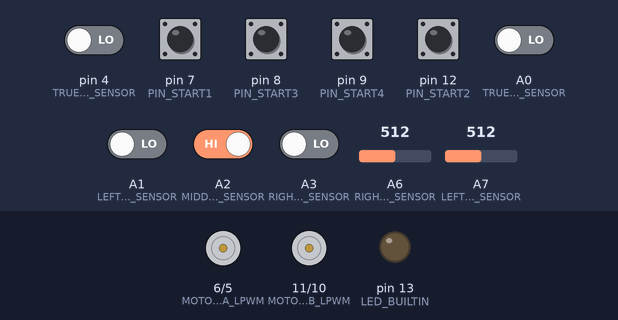
This sketch was run on a simulated Arduino Nano, built with avr-gcc and run on an emulated ATmega328P. Shown: motor-driver pin pairs drawn as motors (green arrow = first pin HIGH = forward, orange = second pin HIGH = backward, longer = more drive), output pins drawn as LEDs (lit = HIGH). Dashed ring = blinking. The test bench sets the inputs (shaded band); at power-on: A2 (MIDDLE_IR_SENSOR), pin 7 (PIN_START1), pin 8 (PIN_START3), pin 9 (PIN_START4), pin 12 (PIN_START2) HIGH, A0 (TRUERIGHT_IR_SENSOR), A1 (LEFT_IR_SENSOR), A3 (RIGHT_IR_SENSOR), pin 4 (TRUELEFT_IR_SENSOR) LOW, A6 (RIGHT_EDGE_SENSOR) = 512, A7 (LEFT_EDGE_SENSOR) = 512.

Above: at 1.3 s.
1.4 s: pin 7 (PIN_START1) pulled LOW for 0.15 s
At 1.8 s:
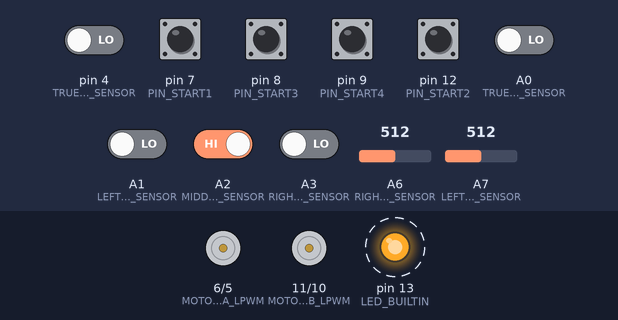
At 4.46 s:
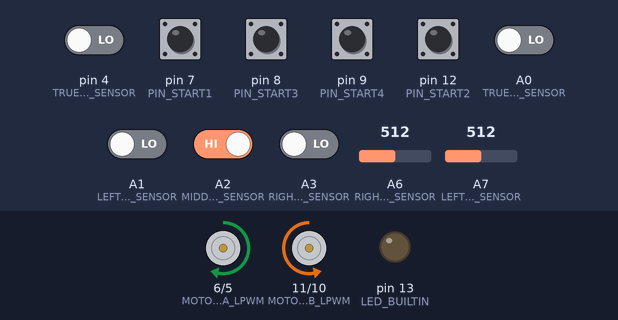
4.5 s: A6 (RIGHT_EDGE_SENSOR) set to 122
At 4.7 s:
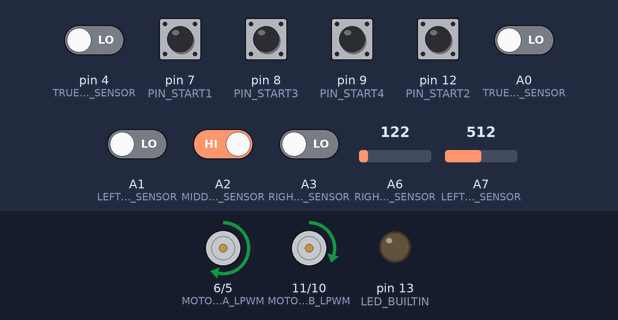
7.5 s: A7 (LEFT_EDGE_SENSOR) set to 122
10.5 s: A6 (RIGHT_EDGE_SENSOR) set to 306
13.5 s: A7 (LEFT_EDGE_SENSOR) set to 306
15.4 s: A2 (MIDDLE_IR_SENSOR) driven LOW
At 17.1 s:
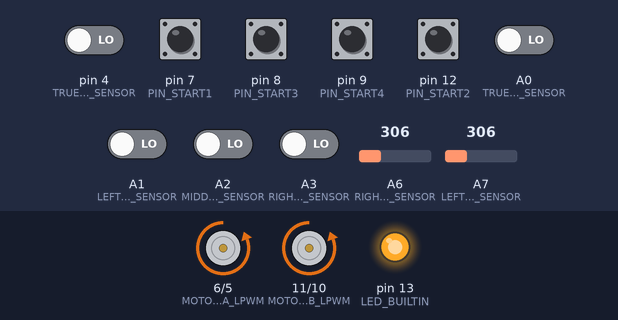
Timing chart, 0 to 18.4 s (numbered marks = the images above; inputs shaded):
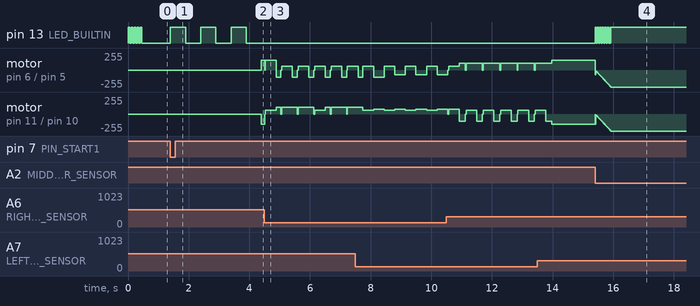

The sketch:

SUMOROBOTCODEV8_1_34.ino
```cpp
/*8-12-2023 buanG MPU6050, TUKAR SENSOR fs80Nk
*/

char str[4];
char buf[11];
String cond;
//-------------------- PIN DEFINITION TENGOK ROBOT DARI TAYAR untuk tau left right
#define RIGHT_IR_SENSOR A3
#define MIDDLE_IR_SENSOR A2 //tukar dari A1
#define LEFT_IR_SENSOR A1
#define TRUERIGHT_IR_SENSOR A0
#define TRUELEFT_IR_SENSOR  4  // tukar dariA4, A4 & A5 for i2c MPU6050
#define RIGHT_EDGE_SENSOR A6
#define LEFT_EDGE_SENSOR A7
#define PIN_START1 7 // 7
#define PIN_START2 12 //8
#define PIN_START3 8 //9
#define PIN_START4 9//12
#define MOTOR_A_RPWM 5
#define MOTOR_A_LPWM 6
#define MOTOR_B_RPWM 10
#define MOTOR_B_LPWM 11


//-------------------- END OFF PIN DEFINITION

#define motorOn 1 //------------------------------ sini kalau nak off motor
#define thold_edge 200
#define thold_turn 160
#define thold_obs 1


const int delayloophit = 10, delayturn = 10, delayBackward = 300, delayloophitonce = 6;
int pwmVal = 90;
const int pwmRev = 60;
const int pwmTurn = 70;
const int pwmTurnFast = 150;// turning to opponent
const int pwmTurnFast2 = 105;
const int pwmHit = 255;

int trueRight, rightIR, middleIR, trueLeft, leftIR, rightEdgeIR, leftEdgeIR ;
int detectOppo = 0;
int toaccel = 1;
int toHit;
float initAngleY, angleY;
const int Strategy = 1;
const int tracerOnly = 0;
const int serialOn = 0;
int state = 0;
int teststate = 0;//test initial method infinitely

void setup() {
  // u8g2.begin();
  if (serialOn == 1) {
    Serial.begin(9600);
  }
  // Configure pin modes
  //Wire.begin();
  //mpu6050.begin();
  // mpu6050.calcGyroOffsets(true);
  pinMode(PIN_START1, INPUT_PULLUP);
  pinMode(PIN_START2, INPUT_PULLUP);
  pinMode(PIN_START3, INPUT_PULLUP);
  pinMode(PIN_START4, INPUT_PULLUP);
  pinMode(RIGHT_IR_SENSOR, INPUT);
  pinMode(MIDDLE_IR_SENSOR, INPUT_PULLUP);
  pinMode(LEFT_IR_SENSOR, INPUT);
  pinMode(RIGHT_EDGE_SENSOR, INPUT);
  pinMode(LEFT_EDGE_SENSOR, INPUT);
  pinMode(TRUERIGHT_IR_SENSOR, INPUT);
  pinMode(TRUELEFT_IR_SENSOR, INPUT);
  pinMode(LED_BUILTIN, OUTPUT);
  digitalWrite(LED_BUILTIN, LOW);
  pinMode(MOTOR_A_RPWM, OUTPUT);
  pinMode(MOTOR_A_LPWM, OUTPUT);
  pinMode(MOTOR_B_RPWM, OUTPUT);
  pinMode(MOTOR_B_LPWM, OUTPUT);

  for (int i = 0; i < 5; i++) { //Blinking to show it is ready to start
    digitalWrite(13, HIGH); delay(50);
    digitalWrite(13, LOW); delay(50);
  }
  testinit();

}
void testinit() {

  while (state == 0) {
    if (digitalRead(PIN_START1) == 0) {
      delaytime(3);// how many seconds
      if (serialOn == 1) {
        Serial.println("No1");
      }
      //turnLeft(255); delay(100);
      state = 0;
      break;
    }
    else if (digitalRead(PIN_START2) == 0) {
      if (serialOn == 1) {
        Serial.println("No2");
      }
      delaytime(3);// how many seconds
      turnLeft(255); delay(200);
      state = 0;
      break;
    }

    else if (digitalRead(PIN_START3) == 0) {
      if (serialOn == 1) {
        Serial.println("No3");
      }

      delaytime(3);// how many seconds
      turnLeft(255); delay(200);

      state = 0;
      break;
    }

    else if (digitalRead(PIN_START4) == 0) {
      if (serialOn == 1) {
        Serial.println("No4");
      }
      delaytime(3);// how many seconds
      state = 0;
      break;
    }
    //delay(10);
  }
}
void delaytime(int cycle) {
  for (int xstart = 0; xstart < cycle; xstart++)
  {
    digitalWrite(LED_BUILTIN, HIGH);
    delay(500);
    digitalWrite(LED_BUILTIN, LOW);
    delay(500); //competition rules 3 second//competition rules 3 second IIUMRC
  }
}
void loop() {
  if (teststate == 1) {
    //state = 0;
    Stop();
    testinit();
  }
  else {
    loopActualBattle();  // actual battle
    //loop2(); //check motion
    //loop3(); //sensorsonly
  }
}

void loopActualBattle() {
  readSensors();

  // Edge detection ---- IF VALUE LESS then 100 (value is higher if detect white line (if near) OR no obstacle(far from floor))
  if ((rightEdgeIR < thold_edge) && (leftEdgeIR > thold_edge)) {//&& (middleIR == 0)
    // Move backward
    toaccel = 1; //ready to accelerate
    cond = "White line 1!";
    printSerial();
    Stop(); delay(30);
    reverse(pwmRev); delay(350);
    turnLeft(pwmTurnFast2); delay(160);

  }

  else if ((leftEdgeIR < thold_edge) && (rightEdgeIR > thold_edge)) {//&& (middleIR == 0)
    // Move backward
    toaccel = 1; //ready to accelerate
    cond = "White line 2!";
    printSerial();
    Stop(); delay(30);
    reverse(pwmRev); delay(350);
    turnRight(pwmTurnFast2); delay(190);
  }

  if ((rightEdgeIR < thold_edge) && (leftEdgeIR < thold_edge)) {//&& (middleIR == 0)
    // Move backward
    toaccel = 1; //ready to accelerate
    cond = "White line 3!";
    printSerial();

    reverse(pwmRev); delay(350);
    turnLeft(pwmTurn); delay(350);

  }

  //   Ende of EDGE DETECTION----------------------------------------

  // enemy on Right, turn Right
  if (((trueRight == 1) || (rightIR  == 1)) && (middleIR == 0) && (rightEdgeIR > thold_edge) && (leftEdgeIR > thold_edge)) {
    cond = "Turn Right";
    printSerial();
    turnRight(pwmTurnFast);
    delay(delayturn);
    toaccel = 1;
    //Stop();
  }
  // got enemy infront, move forward
  else if ((middleIR == 1) && ((rightEdgeIR > thold_edge) && (leftEdgeIR > thold_edge))) { // && (rightEdgeIR > thold_edge) && (leftEdgeIR > thold_edge)
    cond = "Attack!!";
    printSerial();
    if (tracerOnly == 0) {
      //Stop();//moveForward(pwmHit);

      AccelForward(pwmHit);
      //toHit=0;
    }
  }

  //enemy on left, turn left
  else if (((trueLeft == 1) || (leftIR == 1)) && (middleIR == 0) && (rightEdgeIR > thold_turn) && (leftEdgeIR > thold_edge)) {
    cond = "Turn left";
    printSerial();
    turnLeft(pwmTurnFast);
    delay(delayturn);
    toaccel = 1;
    //Stop();
  }

  else if ( (tracerOnly == 0) && (rightIR == 0) && (middleIR == 0) && (leftIR == 0) && (rightEdgeIR > thold_edge) && (leftEdgeIR > thold_edge)) {
    //Strategy 1 moveforward while searching and destroy
    //Strategy 2 tornado
    //Strategy 3 movefor
    cond = "strategy ";
    printSerial();
    if (tracerOnly == 0) {
      switch (Strategy) {
        case 1:
          moveForward(pwmVal); delay(10);
          break;
        case 2:
          turnRight(pwmTurnFast); delay(20);
          break;
        case 3:
          // statements
          break;
        default:
          // statements
          break;
      }
      toaccel = 1;
    }

    //Stop(); delay(50);
  }
  else {
    if (tracerOnly == 1) {
      Stop();
      cond = "stop";
      printSerial();
      toaccel = 1;
    }
  }
} //end loop 1

void delay10withupdate(int cycle) {
  for (int i = 0; i < cycle; i++) {
    delay(10);
    //mpu6050.update();
  }

}
void AccelForward(int valspeed) {
  if (motorOn == 1) {
    if (toaccel == 1) { //prevent flipping when hitting
      int xled = 0;
      for (int aspeed = 0; aspeed <= (valspeed ); aspeed = aspeed + 5) {
        xled++;
        if ( (xled % 2) == 1) {
          digitalWrite(LED_BUILTIN, LOW);
        }
        else {
          digitalWrite(LED_BUILTIN, HIGH);
        }
        analogWrite(MOTOR_A_LPWM, 0);// delay(1);
        analogWrite(MOTOR_A_RPWM, aspeed); //delay(1);
        analogWrite(MOTOR_B_LPWM, 0); //delay(1);
        analogWrite(MOTOR_B_RPWM, aspeed); //delay(1);
        readSensors();
        delay(delayloophit);
        if ((middleIR == 0) || ((rightEdgeIR < thold_edge) || (leftEdgeIR < thold_edge))) {
          Stop();
          break;
        }

        // jika middle ir <thold = tak detect opponent, rightedge<thold = detect line putin

        //Serial.println("Accelerate");
      }

    }
    else {//
      digitalWrite(LED_BUILTIN, HIGH);
      analogWrite(MOTOR_A_LPWM, 0);// delay(1);
      analogWrite(MOTOR_A_RPWM, valspeed); //delay(1);
      analogWrite(MOTOR_B_LPWM, 0); //delay(1);
      analogWrite(MOTOR_B_RPWM, valspeed); //delay(1);
    }
  }
  toaccel = 0;// flush value to prevent reaccelarate for continous hitting//
  //Serial.println("AccelForward");
  // may lose grip if attempt to accelerate from 0
}

void readSensors() {
  rightIR = !digitalRead(RIGHT_IR_SENSOR);
  trueRight = !digitalRead(TRUERIGHT_IR_SENSOR);//
  middleIR = !digitalRead(MIDDLE_IR_SENSOR); //
  //middleIR = !middleIR;
  leftIR = !digitalRead(LEFT_IR_SENSOR); //
  trueLeft = !digitalRead(TRUELEFT_IR_SENSOR); //
  rightEdgeIR = analogRead(RIGHT_EDGE_SENSOR); //
  leftEdgeIR = analogRead(LEFT_EDGE_SENSOR);//
  //angleY = mpu6050.getAngleY();
  if ((rightIR > thold_turn) || (middleIR == 1) || (leftIR > thold_turn)) {
    detectOppo = 0;// to reset whether opponnent is detected using any obstacle IR sensor

  }
  if (middleIR == 0) {
    toHit = 1;
  }
  if (serialOn == 1) {
    loopSerial();// printserial if serialmode is on
  }
}


// Motor control functions
void moveForward(int valspeed) {
  if (motorOn == 1) {
    toaccel = 1;
    analogWrite(MOTOR_A_LPWM, 0);// delay(1);
    analogWrite(MOTOR_A_RPWM, valspeed); //delay(1);
    analogWrite(MOTOR_B_LPWM, 0); //delay(1);
    analogWrite(MOTOR_B_RPWM, valspeed); //delay(1);
    //Serial.println("moveForward");
  }
}

void moveForwardLeft(int valspeed) {
  if (motorOn == 1) {
    toaccel = 1;
    analogWrite(MOTOR_A_LPWM, 0);// delay(1);
    analogWrite(MOTOR_A_RPWM, valspeed); //delay(1);
    analogWrite(MOTOR_B_LPWM, 0); //delay(1);
    analogWrite(MOTOR_B_RPWM, valspeed / 2); //delay(1);
    //Serial.println("moveForward");
  }
}
void moveBackward(int valpwm) {
  if (motorOn == 1) {
    toaccel = 1;
    analogWrite(MOTOR_A_RPWM, 0);
    analogWrite(MOTOR_A_LPWM, valpwm);
    analogWrite(MOTOR_B_RPWM, 0);
    analogWrite(MOTOR_B_LPWM, valpwm);
  }
  //Serial.print("moveBackward");
}

void turnRight(int valpwm) {
  if ( motorOn == 1) {
    toaccel = 1;
    analogWrite(MOTOR_A_RPWM, 0);
    analogWrite(MOTOR_A_LPWM, valpwm);
    analogWrite(MOTOR_B_LPWM, 0);
    analogWrite(MOTOR_B_RPWM, valpwm);

  }
  //Serial.print("turnRight");
}

void curveRight(int valpwm, int valpwm2) {
  if ( motorOn == 1) {
    toaccel = 1;
    analogWrite(MOTOR_A_RPWM,  valpwm2);
    analogWrite(MOTOR_A_LPWM, 0);
    analogWrite(MOTOR_B_LPWM, 0);
    analogWrite(MOTOR_B_RPWM, valpwm);

  }
  //Serial.print("turnRight");
}

void turnLeft(int valpwm) {
  if (motorOn == 1) {
    toaccel = 1;
    analogWrite(MOTOR_A_LPWM, 0);
    analogWrite(MOTOR_A_RPWM, valpwm);
    analogWrite(MOTOR_B_RPWM, 0);
    analogWrite(MOTOR_B_LPWM, valpwm);
  }
  //Serial.print("turnLeft");
}

void curveLeft(int valpwm, int valpwm2 ) {
  if (motorOn == 1) {
    toaccel = 1;
    analogWrite(MOTOR_A_LPWM, 0);
    analogWrite(MOTOR_A_RPWM, valpwm);
    analogWrite(MOTOR_B_RPWM, valpwm2);
    analogWrite(MOTOR_B_LPWM, 0);
  }
}
void reverseLeft() {
  if (motorOn == 1) {
    toaccel = 1;
    analogWrite(MOTOR_A_RPWM, 0);
    analogWrite(MOTOR_A_LPWM, pwmRev);
    analogWrite(MOTOR_B_LPWM, pwmRev - (pwmRev / 3));
    analogWrite(MOTOR_B_RPWM, 0);
  }
  //Serial.print("turnLeft");
}

void reverse(int valpwm) {
  if (motorOn == 1) {
    toaccel = 1;
    analogWrite(MOTOR_A_RPWM, 0);
    analogWrite(MOTOR_A_LPWM, valpwm);
    analogWrite(MOTOR_B_LPWM, valpwm);
    analogWrite(MOTOR_B_RPWM, 0);
  }
  //Serial.print("turnLeft");
}
void reverseRight(int valpwm) {
  if (motorOn == 1) {
    toaccel = 1;
    analogWrite(MOTOR_A_LPWM, 0);
    analogWrite(MOTOR_A_RPWM, valpwm);
    analogWrite(MOTOR_B_RPWM, valpwm - (valpwm / 3));
    analogWrite(MOTOR_B_LPWM, 0);
  }
  //Serial.print("turnLeft");
}

void Stop() {
  toaccel = 1;
  analogWrite(MOTOR_A_RPWM, 0);
  analogWrite(MOTOR_A_LPWM, 0);
  analogWrite(MOTOR_B_RPWM, 0);
  analogWrite(MOTOR_B_LPWM, 0);
  //Serial.print("STOP");
}


void loopSerial() {
  //mpu6050.update();
  Serial.print("TR:"); print3digit(trueRight);//Serial.print(trueRight);
  Serial.print(", R:"); print3digit(rightIR);//Serial.print(rightIR);
  Serial.print(", Mid: "); print3digit(middleIR);//Serial.print(middleIR);
  Serial.print(", L: "); print3digit(leftIR);//Serial.print(leftIR);
  Serial.print(", TL: "); print3digit(trueLeft);//Serial.print(trueLeft);
  Serial.print(", R edge: "); print3digit(rightEdgeIR);//Serial.print(rightEdgeIR);
  Serial.print(", L-edge: "); print3digit(leftEdgeIR);//Serial.print(leftEdgeIR);
  Serial.print(", Angle: "); print3digit(angleY);//Serial.print(angleY);
  Serial.print(", toaccel:");
  Serial.print(toaccel);
  Serial.print(", detectOppo:");
  Serial.println(detectOppo);
  //Serial.println();
}
void print3digit(int vale) {
  if (vale < 10) {
    Serial.print("  ");
    Serial.print(vale);
  }
  else if (vale < 100) {
    Serial.print(" ");
    Serial.print(vale);
  }
  else if (vale < 1000) {
    Serial.print(vale);
  }
}

void loop3() {
  readSensors();
  loopSerial();
  delay(50);

  //loop4();
}

void AccelForwardOnce(int valspeed) {

  for (int aspeed = 0; aspeed <= (valspeed ); aspeed = aspeed + 5) {

    analogWrite(MOTOR_A_LPWM, 0);// delay(1);
    analogWrite(MOTOR_A_RPWM, aspeed); //delay(1);
    analogWrite(MOTOR_B_LPWM, 0); //delay(1);
    analogWrite(MOTOR_B_RPWM, aspeed); //delay(1);
    delay(delayloophitonce);
  }
}

void loop2() {
  moveForward(pwmVal); delay(1000);
  Stop(); delay(1000);
  moveBackward(pwmRev); delay(1000);
  Stop(); delay(1000);
  turnRight(pwmTurn); delay(1000);
  Stop(); delay(1000);
  turnLeft(pwmTurn); delay(1000);
  Stop(); delay(3000);
}
void printSerial() {
  if (serialOn == 1) {
    Serial.print(cond);
    Serial.print("  ");
  }
}
```

Measured:
- after the input at 1.4 s, pin 13 (LED_BUILTIN): alternates HIGH for 0.50 s and LOW for 0.50 s, starting at once; motor on pin 6 (MOTOR_A_LPWM) / pin 5 (MOTOR_A_RPWM): stopped → forward 150/255 after 3.0 s; motor on pin 11 (MOTOR_B_LPWM) / pin 10 (MOTOR_B_RPWM): stopped → backward 150/255 after 3.0 s
- after the input at 15.4 s, pin 13 (LED_BUILTIN): alternates HIGH for 0.01 s and LOW for 0.01 s, 51 changes in all, then stays HIGH, starting at once
